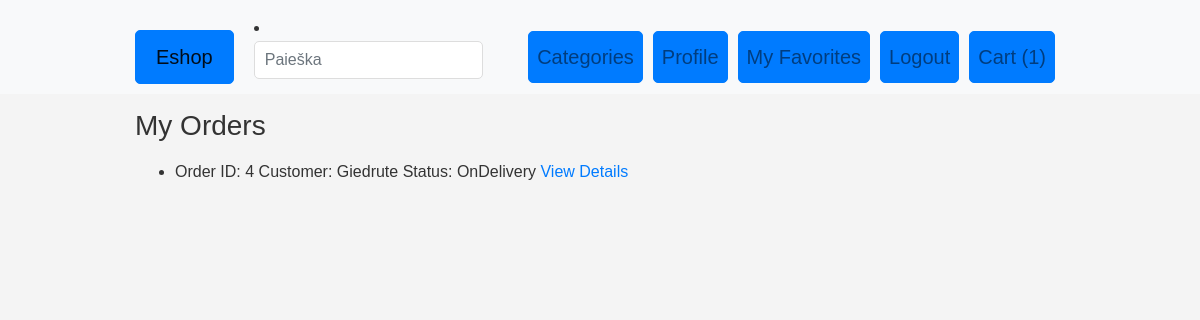
The page /order_list/ (signed in) on the database its author committed.
### eshopas_app/models.py (models this page shows, shortened)
class Cart(models.Model):
    user = models.OneToOneField(User, on_delete=models.CASCADE)

class Order(models.Model):
    STATUS_CHOICES = (
        ('Paid-Waiting', 'Paid-Waiting'),
        ('Approved', 'Approved'),
        ('OnDelivery', 'On Delivery'),
    )
    status = models.ForeignKey('Status', on_delete=models.CASCADE)
    customer = models.ForeignKey(Customer, on_delete=models.CASCADE, default=None)
    products = models.ManyToManyField(Product)  # This line associates products with the order
    is_approved = models.BooleanField(default=False)

class Customer(models.Model):
    user = models.OneToOneField(User, on_delete=models.CASCADE)
    email = models.EmailField()

class Status(models.Model):
    name = models.CharField(max_length=100)
    description = models.TextField(blank=True)
    STATUS_CHOICES = (
        ('Paid-Waiting', 'Paid-Waiting'),
        ('Approved', 'Approved'),
        ('OnDelivery', 'On Delivery'),
    )
    status_type = models.CharField(max_length=20, choices=STATUS_CHOICES, default='Paid-Waiting')

### eshopas_app/views.py (the view)
# urls.py: path('order_list/', views.order_list, name='order_list'),
@login_required
def order_list(request):
    try:
        customer = Customer.objects.get(user=request.user)
        user_orders = Order.objects.filter(customer=customer)
    except Customer.DoesNotExist:
        user_orders = None
    context = {'orders': user_orders}  # Update the key to 'orders' to match the template variable
    return render(request, 'order_list.html', context)

### eshopas_app/templates/order_list.html (shortened to what this page needs)
{% extends 'base.html' %}
{% load custom_filters %}
{% block content %}
    <h1>My Orders</h1>
    {% if orders %}
    <ul>
        {% for order in orders %}
            <li>
                Order ID: {{ order.id }}
                Customer: {{ order.customer.user.username }}
                Status: {{ order.status.status_type }}
                <a href="{% url 'order_detail' order_id=order.id %}">View Details</a>
            </li>
        {% endfor %}
    </ul>
    {% else %}
        <p>You have no orders yet.</p>
    {% endif %}
{% endblock %}

### eshopas_app/templates/base.html (shortened to what this page needs)
<!DOCTYPE html>
{% load static %}
{% load cart_tags %}
{% load myfilters %}
<html lang="en">
<head>
    <link rel="stylesheet" href="https://stackpath.bootstrapcdn.com/bootstrap/4.1.3/css/bootstrap.min.css">
    <link rel="stylesheet" type="text/css" href="{% static 'css/styles.css' %}">
</head>
<body>
<nav class="navbar navbar-expand-lg navbar-light bg-light">
    <div class="container">
        <a class="navbar-brand btn btn-primary" href="/">Eshop</a>
        <li>
            <form action="{% url 'search' %}" method="get" class="form-inline my-2 my-md-0">
                <input name="query" class="form-control" type="text" placeholder="Paieška">
            </form>
        </li>
        <div class="collapse navbar-collapse" id="navbarNavAltMarkup">
            <div class="navbar-nav ml-auto">
                <a class="nav-item nav-link btn btn-primary" href="/category/">Categories</a>
                {% if user.is_authenticated %}
                    <a class="nav-item nav-link btn btn-primary" href="/profile/">Profile</a>
                    <a class="nav-item nav-link btn btn-primary" href="/my-favorites/">My Favorites</a>
                    <a class="nav-item nav-link btn btn-primary" href="/logout/">Logout</a>
                    {% if request.user.cart %}
                        <a class="nav-item nav-link btn btn-primary cart-link" href="/cart-detail/">
                            Cart ({{ request.user.cart.cartitem_set.count }})
                        </a>
                    {% else %}
                        <a class="nav-item nav-link btn btn-primary cart-link" href="/cart-detail/">
                            Cart (0)
                        </a>
                    {% endif %}
                {% else %}
                    <a class="nav-item nav-link btn btn-primary" href="{% url 'login' %}">Login</a>
                    <a class="nav-item nav-link btn btn-primary" href="/register/">Register</a>
                {% endif %}
            </div>
        </div>
    </div>
</nav>
<div class="container">
    {% block content %}
    {% endblock %}
</div>
</body>
</html>

### static/css/styles.css (style rules this page uses)
body { font-family: Arial, sans-serif; line-height: 1.6; color: #333; background-color: #f4f4f4; margin: 0; padding: 0; }
.container { width: 80%; margin: auto; overflow: hidden; }
h1 { font-size: 28px; line-height: 1.6; margin: 10px 0; }
form { margin: 20px 0; }
form input[type="text"], form input[type="email"], form textarea { width: 100%; padding: 10px; border-radius: 5px; border: 1px solid #ddd; }
.btn { border-radius: 5px; padding: 8px 16px; font-size: 16px; text-align: center; text-decoration: none; cursor: pointer; transition: background-color 0.3s ease; }
.btn-primary { color: #ffffff; background-color: #007bff; border-color: #007bff; }
.navbar { padding: 10px 0; }
.navbar-brand { margin-right: 20px; }
.navbar-nav .btn { margin-right: 10px; }
.cart-link { position: relative; }
a.btn-primary { font-size: 20px; margin-top: 20px; padding: 10px 20px; text-decoration: none; background-color: #007bff; color: #fff; border-radius: 5px; }

### rows shown on the page
Order: id "4", customer.user.username "Giedrute", status.status_type "OnDelivery"

### other values the page prints
{{ request.user.cart.cartitem_set.count }} "1"
